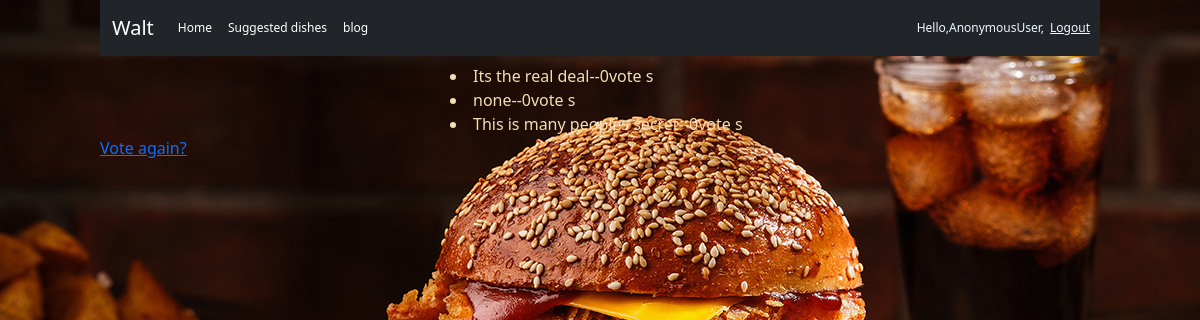
The page /1/blog_result on the database its author committed.
### product_order/models.py (models this page shows, shortened)
class choice(models.Model):
    post = models.ForeignKey(post,on_delete=models.CASCADE)
    choice_text = models.CharField(max_length=250)
    vote = models.IntegerField(default=0)

### product_order/views.py (the view)
# urls.py: path('<int:pk>/blog_result',views.blog_result,name='blog_result'),
def blog_result(request,pk):
    blog_post = get_object_or_404(post,pk=pk)
    return render(request,'blog_result.html',{'blog_post': blog_post})

### product_order/templates/blog_result.html (shortened to what this page needs)
{% extends 'base.html' %}
{% load static %}
{% block content %}
<body style="background-image: url(../../media/burger.jpg); background-attachment: fixed;">
    {% for choice in blog_post.choice_set.all %}
    <li style="color: wheat; padding-left: 350px;">{{choice.choice_text}}--{{choice.vote}}vote {{choice.vote|pluralize}}</li>
    {% endfor  %}
    <a href="{% url 'blog_detail' blog_post.id %}">Vote again?</a>
</body>
{% endblock %}

### rows shown on the page
choice: choice_text "Its the real deal", vote "0"
choice: choice_text "none", vote "0"
choice: choice_text "This is many peoples secret", vote "0"

### other values the page prints
{{ request.user }} "AnonymousUser"
